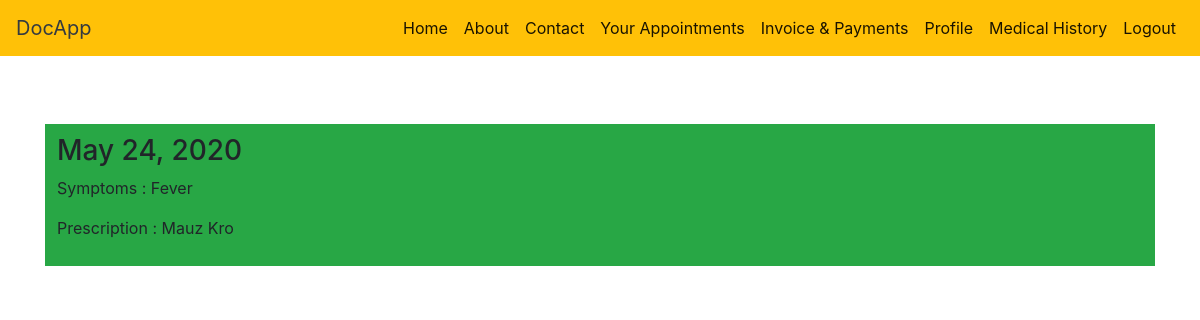
Page /medical_history/ (signed in) on the committed database.
### DOCTER/models.py (models this page shows)
class Prescription2(models.Model):
	prescription = models.CharField(max_length=200)
	symptoms = models.CharField(max_length=200)
	patient = models.ForeignKey(Patient,on_delete = models.CASCADE,unique = False)
	docter = models.ForeignKey(Docter,on_delete = models.CASCADE,unique = False)
	appointment = models.ForeignKey('COMMON_APP.Appointment',on_delete = models.CASCADE,unique = False)
	prescripted_date = models.DateField(auto_now = True)
	outstanding = models.IntegerField(default = 0)
	paid = models.IntegerField(default = 0)
	total = models.IntegerField(default = 0)

### COMMON_APP/views.py (the view)
# urls.py: path('medical_history/', medical_history , name = 'medical_history'),
def medical_history(request):
	status = False
	if request.user:
		status = request.user
	user_id = User.objects.get(username=request.user)
	print(user_id)
	patient = Patient.objects.get(username = user_id)
	data = Prescription2.objects.filter(patient = patient)
	print(data)
	return render(request , 'medical_history.html',{"data":data , 'user' : "P" , 'status' : status})

### templates/medical_history.html (shortened to what this page needs)
<!DOCTYPE html>
<html>
<head>
	<link rel="stylesheet" href="https://stackpath.bootstrapcdn.com/bootstrap/4.5.0/css/bootstrap.min.css" >
	</head>
<body>
 {% include "nav.html" %}
 <div class="container">
 	<br><br>
 {% for i in data %}
 <div class="panel panel-default bg-success">
  <div class="panel-body"><h3>{{ i.prescripted_date }}</h3>
    <p>Symptoms : {{ i.symptoms}}</p>
    <p>Prescription : {{ i.prescription }}</p>
  </div>
</div><br>
{% endfor %}
</div>
</body>
</html>

### templates/medical_history.html (style rules this page uses)
.panel-body { padding: 10px 12px; }

### rows in the picture
Prescription2: prescripted_date "May 24, 2020", symptoms "Fever", prescription "Mauz Kro"
